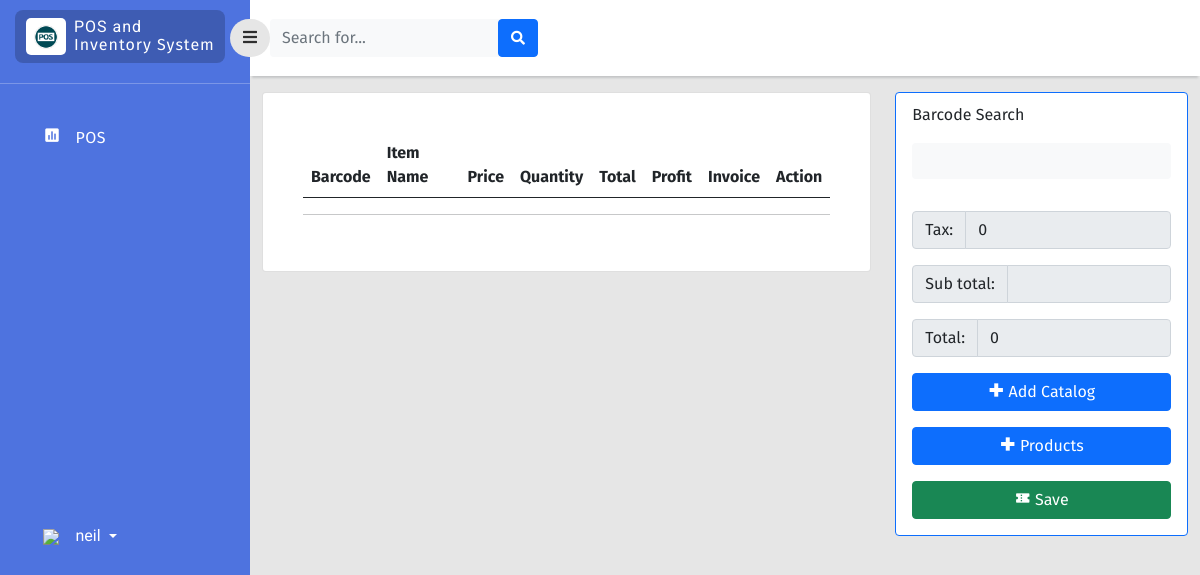
Before: /cashier/dashboard.php (signed in) with the older database file.
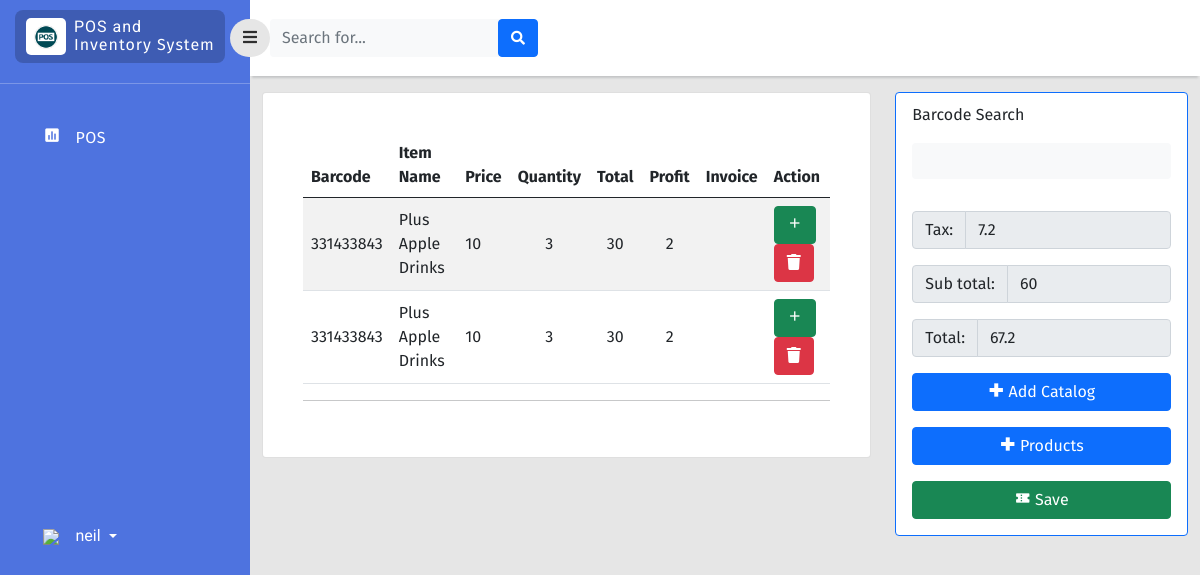
After: the same page with the newer database file.
### tables this page shows
CREATE TABLE `sales` (
  `sales_id` int(11) NOT NULL,
  `item_id` bigint(11) NOT NULL,
  `product_code` varchar(255) NOT NULL,
  `invoice_code` varchar(255) NOT NULL,
  `product_name` varchar(255) NOT NULL,
  `sales_price` double NOT NULL,
  `sales_profit` double NOT NULL,
  `sales_quantity` double NOT NULL,
  `Total` double NOT NULL
);

### cashier/dashboard.php (the view, shortened to what the changed rows need)
<?php
include '../php/connection.php';
?>
<!doctype html>
<html lang="en">
  <head>
    <link href="https://cdn.jsdelivr.net/npm/bootstrap@5.0.2/dist/css/bootstrap.min.css" rel="stylesheet"
>
    <link rel="stylesheet" type="text/css" href="../style/dash.css">
    <link
      href="https://cdnjs.cloudflare.com/ajax/libs/font-awesome/5.15.1/css/all.min.css"
      rel="stylesheet"
    />
    <link href='https://unpkg.com/boxicons@2.1.2/css/boxicons.min.css' rel='stylesheet'>
    </head>
    <body>
    <div class="page">
        <div class="content">
            <div class="container-fluid">
                    <div class="row">
                        <div class="col ">
                            <div class="card" >
                                <div class="card-body rounded-3 m-4 table-responsive-sm">
                                    <table class="table table-striped align-middle">
                                        <thead>
                                            <tr>
                                                <th scope="col">Barcode</th>
                                                <th scope="col">Item Name</th>
                                                <th scope="col">Price</th>
                                                <th scope="col" style="text-align: center">Quantity</th>
                                                <th scope="col">Total</th>
                                                <th scope="col">Profit</th>
                                                <th scope="col">Invoice</th>
                                                <th scope="col">Action</th>
                                            </tr>
                                        </thead>
                                        <tbody>
                                            <?php
                                            $id = $_GET['invoice'];
                                            $sql_run = mysqli_query($con,"SELECT * FROM sales WHERE invoice_code = '$id'");
                                            while ($dow=mysqli_fetch_assoc($sql_run)) { ?>
                                            <tr>
                                                <TD><?php echo $dow['product_code'];  ?></TD>
                                                <TD><?php echo $dow['product_name'];  ?></TD>
                                                <TD><?php echo $dow['sales_price'];  ?></TD>
                                                <TD style="text-align:center"><?php echo $dow['sales_quantity'];  ?></TD>
                                                 <TD style="text-align:center"><?php echo $dow['Total'];  ?></TD>
                                                 <TD style="text-align:center"><?php echo $dow['sales_profit'];  ?></TD>
                                                 <TD><?php echo $dow['invoice_code'];  ?></TD>
                                                 <TD>
                                                    <button class="btn btn-success quantitybtn " data-dir="up" data-bs-toggle="modal" >
                                                        <i class='bx bx-plus'></i>
                                                    </button>
                                                    <button class="btn btn-danger deletebtn" data-toggle="modal"><i class="fas fa-trash" data-toggle="tooltip" title="edit"></i></button>
                                                </TD>
                                            </tr>
                                        <?php }?>
                                        </tbody>
                                    </table>
                                </div>
                            </div>
                        </div>
                        <div class="col-12 col-md-5 col-lg-4">
                            <div class="card border-primary ps-3 pe-3">
                                <form class="d-none d-sm-inline-block form-inline mr-auto ml-md-3 my-2 my-md-0 mw-100 navbar-search " action="postransac.php" method="POST">
                                        <input type="hidden" class ="form-control" name="tans_code" value="<?php echo $id=$_GET['invoice']; ?>" />
                                    <?php
                                        $sales_detail = mysqli_query($con,"SELECT sum(total) as 'details' FROM sales WHERE invoice_code = '$id'");
                                        while ($bows=mysqli_fetch_assoc($sales_detail)) {
                                            $total_tax = $bows['details'] * 0.12;
                                            $total_amount = $bows['details'] + $total_tax;
                                    ?>
                                    <div class="input-group mb-3">
                                        <span class="input-group-text">Tax:</span>
                                        <input type="number" class="form-control" name="tax" value="<?php echo $total_tax;  ?>" readonly>
                                    </div>
                                     <div class="input-group mb-3">
                                         <span class="input-group-text">Sub total:</span>
                                         <input type="number" class="form-control" name="sub_total" value="<?php echo $bows['details'];  ?>"readonly >
                                     </div>
                                     <div class="input-group mb-3">
                                        <span class="input-group-text">Total:</span>
                                        <input type="number" class="form-control" name="total" value="<?php echo $total_amount;  ?>" readonly>
                                     </div>
                                    <?php
                                    }
                                    ?>
                                </form>
                            </div>
                        </div>
                </div>
            </div>
        </div>
     </div>
</body>
</html>

Changed rows visible on the page:
added sales: product_code "331433843", product_name "Plus Apple Drinks", sales_price "10", sales_quantity "3", Total "30", sales_profit "2"
added sales: product_code "331433843", product_name "Plus Apple Drinks", sales_price "10", sales_quantity "3", Total "30", sales_profit "2"
Other visible differences:
form field tax: "0" → "7.2"
form field sub_total: (not shown) → "60"
form field total: "0" → "67.2"
